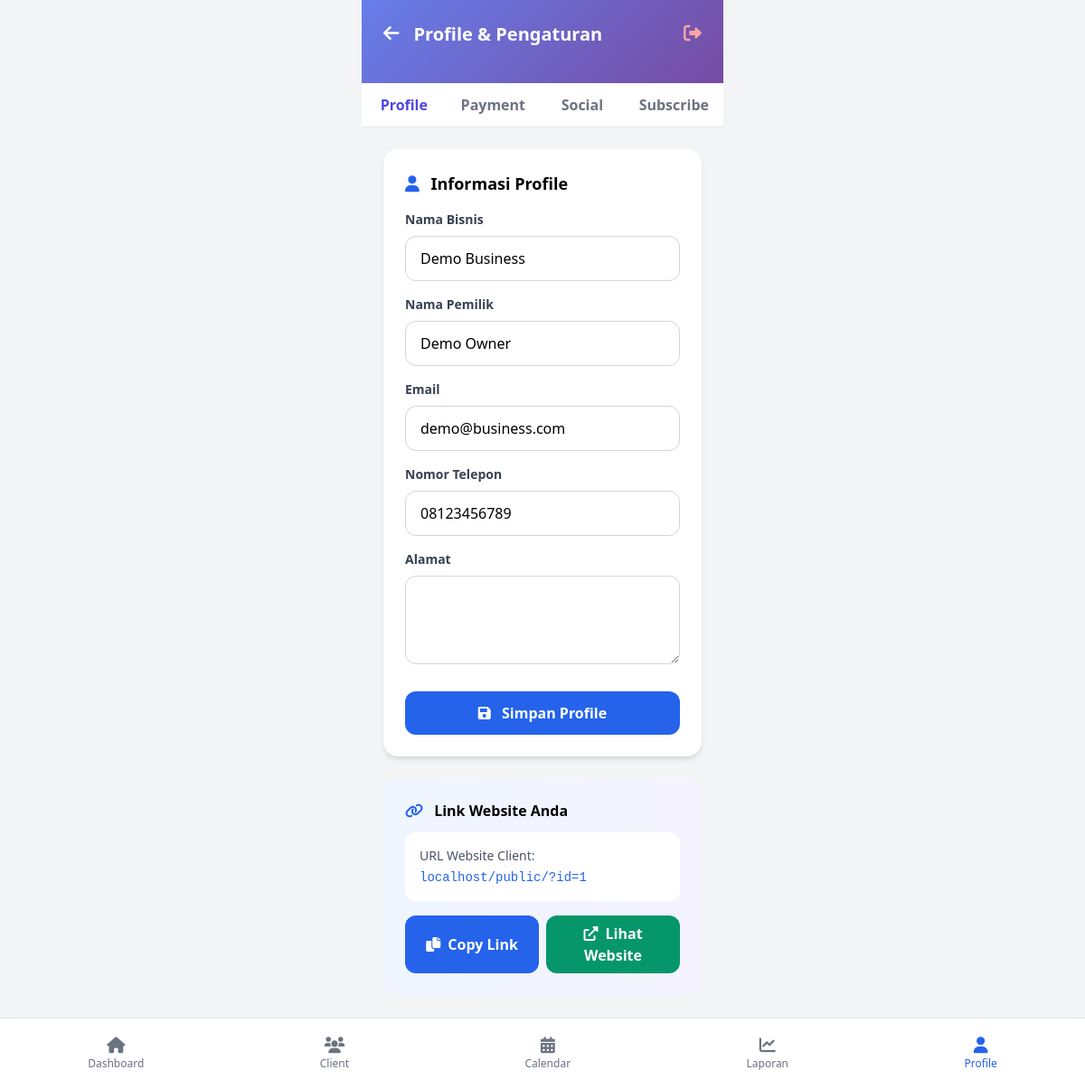
/dashboard/profile.php (signed in), run on the app's committed database.
### tables this page shows
CREATE TABLE business_owners (
    id INT AUTO_INCREMENT PRIMARY KEY,
    username VARCHAR(100) UNIQUE NOT NULL,
    email VARCHAR(255) UNIQUE NOT NULL,
    password VARCHAR(255) NOT NULL,
    business_name VARCHAR(255) NOT NULL,
    owner_name VARCHAR(255) NOT NULL,
    phone VARCHAR(20),
    address TEXT,
    profile_image VARCHAR(255),
    is_active BOOLEAN DEFAULT TRUE,
    subscription_status ENUM('active', 'expired', 'pending') DEFAULT 'pending',
    subscription_expires_at DATETIME,
    midtrans_server_key VARCHAR(255),
    midtrans_client_key VARCHAR(255),
    created_at TIMESTAMP DEFAULT CURRENT_TIMESTAMP,
    updated_at TIMESTAMP DEFAULT CURRENT_TIMESTAMP ON UPDATE CURRENT_TIMESTAMP
);

### dashboard/profile.php (the view, shortened to what this page needs)
<?php
$business_id = $_SESSION['business_owner_id'];
$db = new Database();
$conn = $db->getConnection();
$stmt = $conn->prepare("SELECT * FROM business_owners WHERE id = ?");
$stmt->bind_param("i", $business_id);
$stmt->execute();
$business = $stmt->get_result()->fetch_assoc();
?>
<!DOCTYPE html>
<html lang="id">
<head>
    <link href="https://cdn.jsdelivr.net/npm/tailwindcss@2.2.19/dist/tailwind.min.css" rel="stylesheet">
    <link rel="stylesheet" href="https://cdnjs.cloudflare.com/ajax/libs/font-awesome/6.0.0/css/all.min.css">
</head>
<body class="bg-gray-100 min-h-screen">
    <div class="mobile-app">
        <div class="gradient-bg text-white p-6">
            <div class="flex items-center justify-between mb-4">
                <div class="flex items-center">
                    <a href="index.php" class="text-white mr-4">
                        <i class="fas fa-arrow-left text-xl"></i>
                    </a>
                    <h1 class="text-xl font-bold">Profile & Pengaturan</h1>
                </div>
                <a href="logout.php" class="text-red-300 hover:text-red-100">
                    <i class="fas fa-sign-out-alt text-xl"></i>
                </a>
            </div>
        </div>
        <div class="bg-white border-b">
            <div class="flex">
                <button onclick="showTab('profile')" class="tab-button flex-1 py-3 px-4 font-semibold text-center active" id="tab-profile">
                    Profile
                </button>
                <button onclick="showTab('midtrans')" class="tab-button flex-1 py-3 px-4 font-semibold text-center text-gray-500" id="tab-midtrans">
                    Payment
                </button>
                <button onclick="showTab('social')" class="tab-button flex-1 py-3 px-4 font-semibold text-center text-gray-500" id="tab-social">
                    Social
                </button>
                <button onclick="showTab('subscription')" class="tab-button flex-1 py-3 px-4 font-semibold text-center text-gray-500" id="tab-subscription">
                    Subscribe
                </button>
            </div>
        </div>
        <div class="p-6">
            <div id="content-profile" class="tab-content">
                <div class="bg-white rounded-2xl p-6 shadow-md mb-6">
                    <h3 class="font-bold text-lg mb-4">
                        <i class="fas fa-user text-blue-600 mr-2"></i>
                        Informasi Profile
                    </h3>
                    <form method="POST">
                        <div class="space-y-4">
                            <div>
                                <label class="block text-sm font-semibold text-gray-700 mb-2">Nama Bisnis</label>
                                <input type="text" name="business_name" value="<?= htmlspecialchars($business['business_name']) ?>" required class="w-full px-4 py-3 border border-gray-300 rounded-xl focus:outline-none focus:ring-2 focus:ring-blue-500">
                            </div>
                            <div>
                                <label class="block text-sm font-semibold text-gray-700 mb-2">Nama Pemilik</label>
                                <input type="text" name="owner_name" value="<?= htmlspecialchars($business['owner_name']) ?>" required class="w-full px-4 py-3 border border-gray-300 rounded-xl focus:outline-none focus:ring-2 focus:ring-blue-500">
                            </div>
                            <div>
                                <label class="block text-sm font-semibold text-gray-700 mb-2">Email</label>
                                <input type="email" name="email" value="<?= htmlspecialchars($business['email']) ?>" required class="w-full px-4 py-3 border border-gray-300 rounded-xl focus:outline-none focus:ring-2 focus:ring-blue-500">
                            </div>
                            <div>
                                <label class="block text-sm font-semibold text-gray-700 mb-2">Nomor Telepon</label>
                                <input type="tel" name="phone" value="<?= htmlspecialchars($business['phone']) ?>" class="w-full px-4 py-3 border border-gray-300 rounded-xl focus:outline-none focus:ring-2 focus:ring-blue-500">
                            </div>
                            <div>
                                <label class="block text-sm font-semibold text-gray-700 mb-2">Alamat</label>
                                <textarea name="address" rows="3" class="w-full px-4 py-3 border border-gray-300 rounded-xl focus:outline-none focus:ring-2 focus:ring-blue-500"><?= htmlspecialchars($business['address']) ?></textarea>
                            </div>
                        </div>
                        <button type="submit" class="w-full mt-6 bg-blue-600 text-white py-3 rounded-xl font-semibold hover:bg-blue-700 transition">
                            <i class="fas fa-save mr-2"></i>
                            Simpan Profile
                        </button>
                    </form>
                </div>
                <div class="bg-gradient-to-r from-blue-50 to-purple-50 rounded-2xl p-6">
                    <h4 class="font-bold mb-3">
                        <i class="fas fa-link text-blue-600 mr-2"></i>
                        Link Website Anda
                    </h4>
                    <div class="bg-white rounded-xl p-4 mb-4">
                        <div class="text-sm text-gray-600 mb-1">URL Website Client:</div>
                        <div class="font-mono text-blue-600 text-sm break-all">
                            <?= $_SERVER['HTTP_HOST'] ?>/public/?id=<?= $business_id ?>
                        </div>
                    </div>
                    <div class="flex space-x-2">
                        <button onclick="copyWebsiteUrl()" class="flex-1 bg-blue-600 text-white py-2 px-4 rounded-xl font-semibold hover:bg-blue-700 transition">
                            <i class="fas fa-copy mr-1"></i>
                            Copy Link
                        </button>
                        <a href="../public/?id=<?= $business_id ?>" target="_blank" class="flex-1 bg-green-600 text-white py-2 px-4 rounded-xl font-semibold hover:bg-green-700 transition text-center">
                            <i class="fas fa-external-link-alt mr-1"></i>
                            Lihat Website
                        </a>
                    </div>
                </div>
            </div>
        </div>
        <?php include 'includes/bottom_nav.php'; ?>
    </div>
</body>
</html>

### dashboard/profile.php (style rules this page uses)
.mobile-app { max-width: 400px; margin: 0 auto; }
.gradient-bg { background: linear-gradient(135deg, #667eea 0%, #764ba2 100%); }
.tab-button { transition: all 0.3s ease; }
.tab-button.active { background: white; color: #4F46E5; }

### data on the page
business_owners: business_name "Demo Business", owner_name "Demo Owner", email "demo@business.com", phone "08123456789"

### other printed values
$_SERVER['HTTP_HOST'] "localhost"
$business_id "1"
